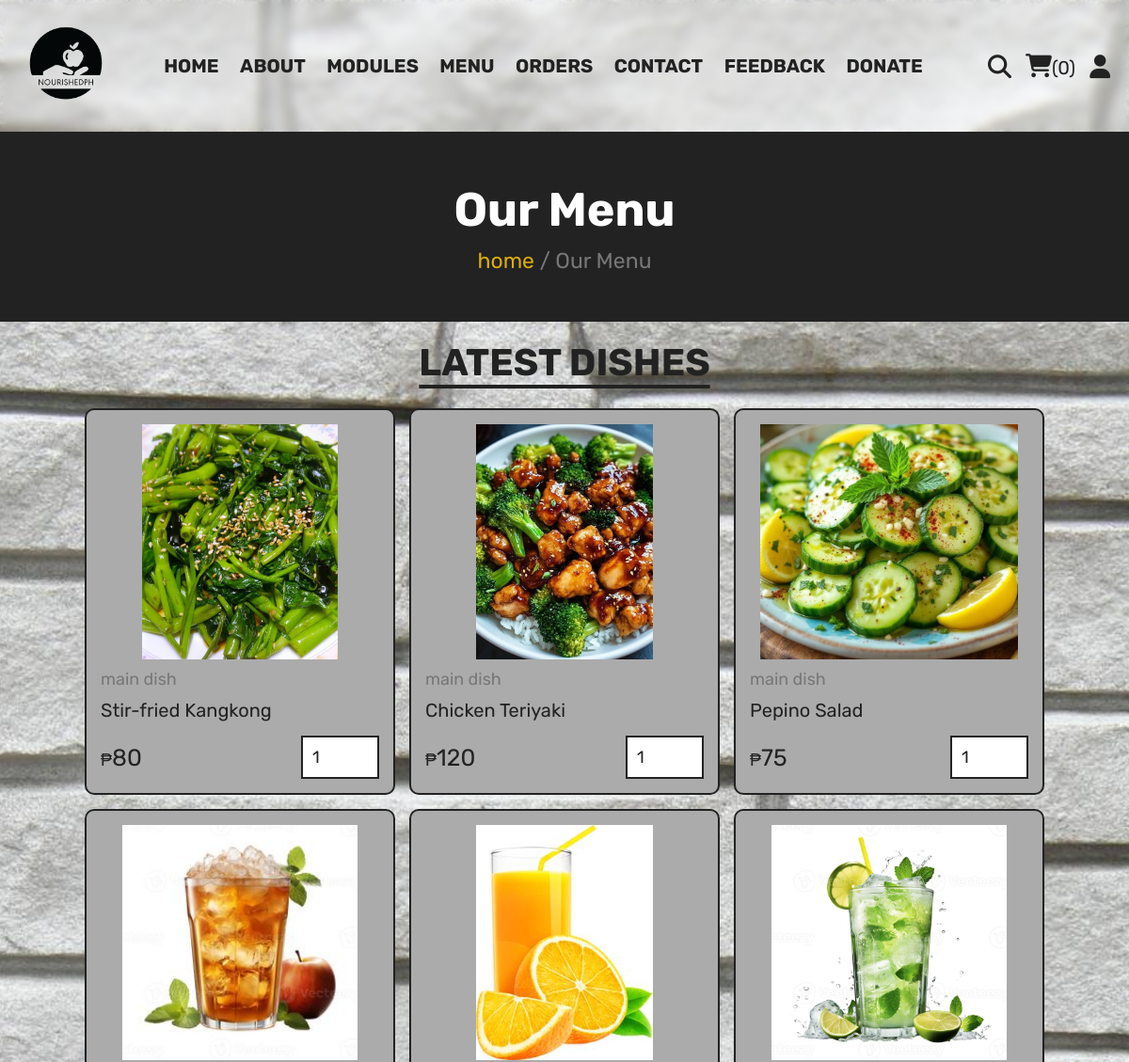
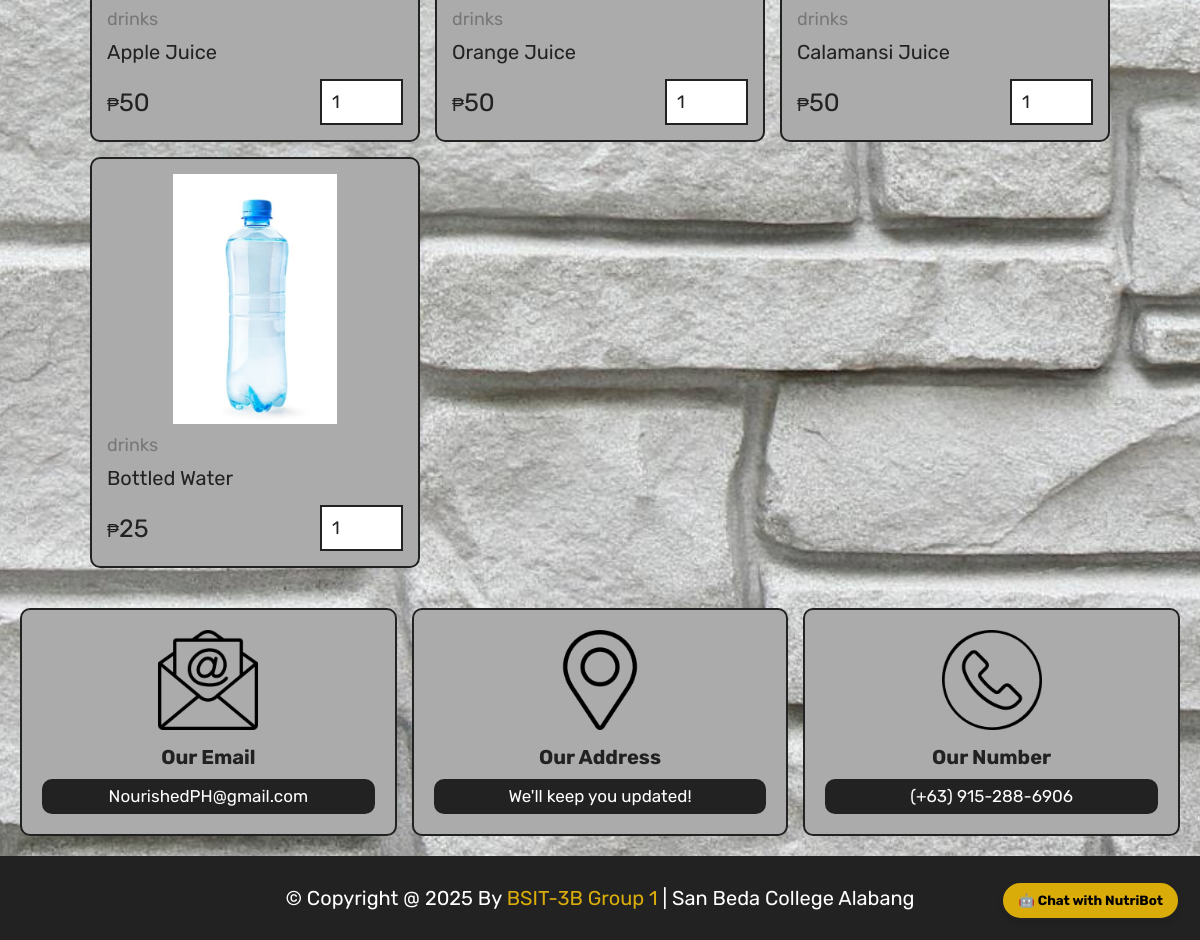
Page /menu.php on the committed database (2 pictures, top to bottom).
### tables this page shows
CREATE TABLE `products` (
  `id` int(100) NOT NULL,
  `name` varchar(100) NOT NULL,
  `category` varchar(100) NOT NULL,
  `price` int(10) NOT NULL,
  `image` varchar(100) NOT NULL
);

### menu.php (the view, shortened to what this page needs)
<?php
include 'components/connect.php';
include 'chatbot.php';
?>
<!DOCTYPE html>
<html lang="en">
<head>
   <link rel="stylesheet" href="https://cdnjs.cloudflare.com/ajax/libs/font-awesome/6.1.1/css/all.min.css">
   <link rel="stylesheet" href="css/style.css">
</head>
<body>
<?php include 'components/user_header.php'; ?>
<div class="heading">
   <h3>our menu</h3>
   <p><a href="home.php">home</a> <span> / Our Menu</span></p>
</div>
<section class="products">
   <h1 class="title">latest dishes</h1>
   <div class="box-container">
      <?php
         $select_products = $conn->prepare("SELECT * FROM `products`");
         $select_products->execute();
         if($select_products->rowCount() > 0){
            while($fetch_products = $select_products->fetch(PDO::FETCH_ASSOC)){
      ?>
      <form action="" method="post" class="box">
         <img src="uploaded_img/<?= $fetch_products['image']; ?>" alt="">
         <a href="category.php?category=<?= $fetch_products['category']; ?>" class="cat"><?= $fetch_products['category']; ?></a>
         <div class="name"><?= $fetch_products['name']; ?></div>
         <div class="flex">
            <div class="price"><span>₱</span><?= $fetch_products['price']; ?></div>
            <input type="number" name="qty" class="qty" min="1" max="99" value="1" maxlength="2"">
         </div>
      </form>
      <?php
            }
         }else{
            echo '<p class="empty">no products added yet!</p>';
         }
      ?>
   </div>
</section>
<?php include 'components/footer.php'; ?>
</body>
</html>

### chatbot.php (shortened to what this page needs)
<div id="chatbot-container">
    <button id="chatbot-toggle">🤖 Chat with NutriBot</button>
</div>

### components/user_header.php (shortened to what this page needs)
<header class="header">
   <section class="flex">
      <a href="home.php" class="logo">
         <img src="images/logo.png" alt="NourishedPH Logo">
      </a>
      <nav class="navbar a">
         <a href="home.php">HOME</a>
         <a href="about.php">ABOUT</a>
         <a href="modules.php">MODULES</a>
         <a href="menu.php">MENU</a>
         <a href="orders.php">ORDERS</a>
         <a href="contact.php">CONTACT</a>
         <a href="feedback.php">FEEDBACK</a>
         <a href="donate.php">DONATE</a>
      </nav>
      <div class="icons">
         <?php
            $count_cart_items = $conn->prepare("SELECT * FROM `cart` WHERE user_id = ?");
            $count_cart_items->execute([$user_id]);
            $total_cart_items = $count_cart_items->rowCount();
         ?>
         <a href="search.php"><i class="fas fa-search"></i></a>
         <a href="cart.php"><i class="fas fa-shopping-cart"></i><span>(<?= $total_cart_items; ?>)</span></a>
         <div id="user-btn" class="fas fa-user"></div>
      </div>
   </section>
</header>

### components/footer.php (shortened to what this page needs)
<footer class="footer">
   <section class="grid">
      <div class="box">
         <img src="images/email-icon.png" alt="">
         <h3>our email</h3>
         <a href="mailto:NourishedPH@gmail.com">NourishedPH@gmail.com</a>
      </div>
      <div class="box">
         <img src="images/map-icon.png" alt="">
         <h3>our address</h3>
         <a href="#">We'll keep you updated!</a>
      </div>
      <div class="box">
         <img src="images/phone-icon.png" alt="">
         <h3>our number</h3>
         <a href="tel:(+63) 915-288-6906">(+63) 915-288-6906</a>
      </div>
   </section>
   <div class="credit">&copy; copyright @ <?= date('Y'); ?> by <span>BSIT-3B Group 1</span> | San Beda College Alabang</div>
</footer>

### css/style.css (style rules this page uses)
:root { --yellow:#deb00bfa; --red:#e74c3c; --white:#fff; --black:#222; --light-color:#777; --border:.2rem solid var(--black); }
* { font-family: 'Rubik', sans-serif; margin:0; padding:0; box-sizing: border-box; outline: none; border: none; text-decoration: none; }
html { font-size: 62.5%; overflow-x: hidden; scroll-behavior: smooth; }
section { margin:0 auto; max-width: 1200px; padding:2rem; }
.title { text-align: center; margin-bottom: 2.5rem; font-size: 4rem; color:var(--black); text-transform: uppercase; text-decoration: underline; text-underline-offset: 1rem; }
.heading { display: flex; align-items: center; justify-content: center; gap:1rem; flex-flow: column; background-color: var(--black); min-height: 20rem; }
.heading h3 { font-size: 5rem; color:var(--white); text-transform: capitalize; }
.heading p { font-size: 2.3rem; color:var(--light-color); }
.heading p a { color:var(--yellow); }
.header { position: sticky; top: 0; left: 0; right: 0; z-index: 1000; background: rgba(255, 255, 255, 0.7); border-bottom: var(--border); backdrop-filter: blur(5px); }
.header .flex { display: flex; align-items: center; justify-content: space-between; position: relative; background: transparent; }
.header .flex .logo { font-size: 2.5rem; color:var(--black); }
.header .flex .navbar a { font-size: 2rem; color:var(--black); margin:0 1rem; }
.header .flex .icons > * { margin-left: 1.5rem; font-size: 2.5rem; color:var(--black); cursor: pointer; }
.header .flex .icons span { font-size: 2rem; }
.products .box-container { display: grid; grid-template-columns: repeat(auto-fit, 33rem); justify-content: center; align-items: flex-start; gap:1.5rem; }
.products .box-container .box { border:var(--border); padding:1.5rem; position: relative; overflow: hidden; background: rgb(171, 171, 171); border-radius: 10px; }
.products .box-container .box img { height: 25rem; width: 100%; object-fit: contain; margin-bottom: 1rem; }
.products .box-container .box .cat { font-size: 1.8rem; color:var(--light-color); }
.products .box-container .box .name { font-size: 2rem; color:var(--black); margin:1rem 0; }
.products .box-container .box .flex { display: flex; align-items: center; gap:1rem; margin-top: 1.5rem; }
.products .box-container .box .flex .price { margin-right: auto; font-size: 2.5rem; color:var(--black); }
.products .box-container .box .flex .price span { color:var(--black); font-size: 1.8rem; }
.products .box-container .box .flex .qty { padding:1rem; border:var(--border); font-size: 1.8rem; color:var(--black); }
.footer .grid { display: grid; grid-template-columns: repeat(auto-fit, minmax(27rem, 1fr)); gap: 1.5rem; align-items: center; justify-items: center; }
.footer .grid .box { border:var(--border); padding:2rem; text-align: center; background: rgb(171, 171, 171); border-radius: 10px; }
.footer .grid .box img { height: 10rem; width: 100%; object-fit: contain; margin-bottom: .5rem; }
.footer .grid .box h3 { margin:1rem 0; font-size: 2rem; color:var(--black); text-transform: capitalize; }
.footer .grid .box a { display: block; font-size: 1.7rem; color: var(--white); line-height: 1.8; border: var(--border); background: var(--black); border-radius: 10px; }
.credit { padding:3rem 2rem; text-align: center; background-color: var(--black); color:var(--white); font-size: 2rem; text-transform: capitalize; }
.credit span { color:var(--yellow); }

### chatbot.php (style rules this page uses)
#chatbot-container { position: fixed; bottom: 20px; right: 20px; z-index: 1000; }
#chatbot-toggle { background-color: var(--yellow); color: black; border: var(--border); padding: 10px 15px; cursor: pointer; border-radius: 50px; font-weight: bold; box-shadow: 0 4px 6px rgba(0, 0, 0, 0.1); animation: bounce 1.5s infinite; }

### menu.php (style rules this page uses)
body { background: url('images/background1.jpg') no-repeat center center fixed; background-size: cover; margin: 0; padding: 0; font-family: Arial, sans-serif; }

### components/footer.php (style rules this page uses)
.footer .grid { display: grid; grid-template-columns: repeat(auto-fit, minmax(27rem, 1fr)); gap: 1.5rem; justify-items: stretch; align-items: flex-start; }

### rows in the picture
products: image (picture), category "main dish", name "Stir-fried Kangkong", price "80"
products: image (picture), category "main dish", name "Chicken Teriyaki", price "120"
products: image (picture), category "main dish", name "Pepino Salad", price "75"
products: image (picture), category "drinks", name "Apple Juice", price "50"
products: image (picture), category "drinks", name "Orange Juice", price "50"
products: image (picture), category "drinks", name "Calamansi Juice", price "50"
products: image (picture), category "drinks", name "Bottled Water", price "25"

### other values in the picture
$total_cart_items "0"
